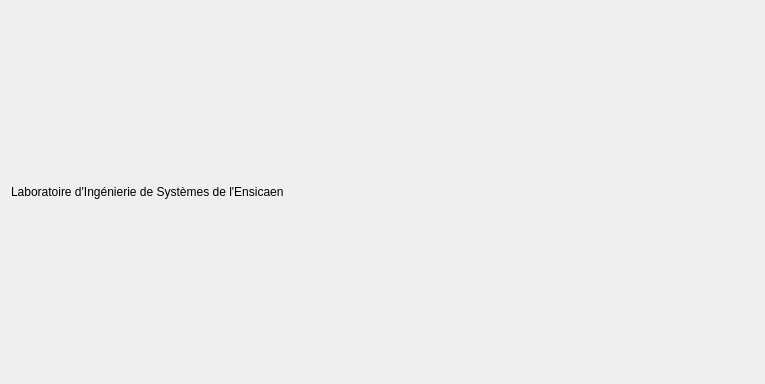
<?xml version="1.0" encoding="UTF-8"?>
<ui version="4.0">
 <class>Form</class>
 <widget class="QWidget" name="Form">
  <property name="geometry">
   <rect>
    <x>0</x>
    <y>0</y>
    <width>765</width>
    <height>384</height>
   </rect>
  </property>
  <property name="windowTitle">
   <string>Plot</string>
  </property>
  <layout class="QHBoxLayout" name="horizontalLayout">
   <item>
    <widget class="QLabel" name="label">
     <property name="text">
      <string>Laboratoire d'Ingénierie de Systèmes de l'Ensicaen</string>
     </property>
    </widget>
   </item>
  </layout>
 </widget>
 <resources/>
 <connections/>
</ui>
